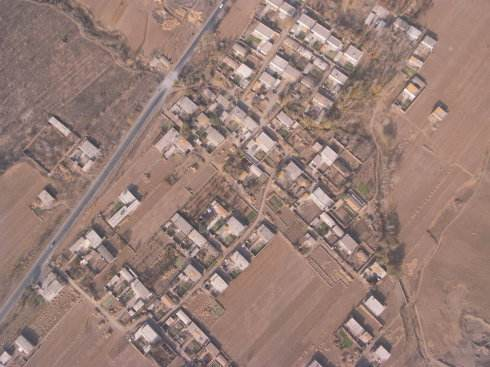
//> input picture Ransac/build/Ransac/2.jpg, 490 x 367 px
$ ./main   (built with g++ and OpenCV 4)
//> lines starting //> are read from the running program, lines starting //| are printed output that depends on the picture
### Ransac/ransac.h
//
// author: 会飞的吴克
//

#ifndef IMAGEPROCESSINGFROMSCRATCH_RANSAC_H
#define IMAGEPROCESSINGFROMSCRATCH_RANSAC_H
#include <opencv2/opencv.hpp>
#include <vector>

/////////////////////////ransac///////////////////////////////////////////////////////
template <class T>
std::vector<double> ransac(std::vector<unsigned long> & inners,const std::vector<T> & Data,std::vector<unsigned long> (*SamplingFunc) (const std::vector<T> &),
                           std::vector<double> (*ModelBuildingFunc) (std::vector<unsigned long> &,const std::vector<T> &,const std::vector<unsigned long> &,const double &),
                           const std::vector<double> & last_model,const std::vector<unsigned long> & last_inners, const double & tolerance)
{
    std::vector<unsigned long> cur_inners;
    std::vector<unsigned long> sample = (*SamplingFunc)(Data);
    std::vector<double> cur_model = (*ModelBuildingFunc)(cur_inners,Data,sample,tolerance);
    if(cur_inners.size() > last_inners.size())
    {
        inners = cur_inners;
        return cur_model;
    }
    else
    {
        inners = last_inners;
        return last_model;
    }
}

/////////////////////////////Line/////////////////////////////////////////////////////
struct point2D{
    double x,y;
};

// [228 lines left out: functions lineSample, lineCalcInners, lineBuildingFunc, LSQ, Ransac_line, not called in this run]

//////////////////////////Sift////////////////////////////////////////////////////////
struct sift_pair{
    double x1,y1,x2,y2;
};

std::vector<unsigned long> siftSample(const std::vector<sift_pair> & Data)
{
    unsigned long L = Data.size();
    std::vector<unsigned long> sample;
    sample.push_back(rand()%L);
    sample.push_back(rand()%L);
    sample.push_back(rand()%L);
    sample.push_back(rand()%L);

    return sample;
}

std::vector<unsigned long> siftCalcInners(const std::vector<sift_pair> & Data,
                                          const std::vector<double> & model,const double & err)
{
    std::vector<unsigned long> inners;
    for(unsigned long i = 0;i < Data.size();i++)
    {
        double denominator = model[6]*Data[i].x1 + model[7]*Data[i].y1 + 1;
        double numerator_x = model[0]*Data[i].x1 + model[1]*Data[i].y1 + model[2];
        double numerator_y = model[3]*Data[i].x1 + model[4]*Data[i].y1 + model[5];
        double dx = denominator*Data[i].x2 - numerator_x, dy = denominator*Data[i].y2 - numerator_y;
        if(dx*dx + dy*dy < err)
        {
            inners.push_back(i);
        }
    }

    return inners;
}

std::vector<double> siftBuildingFunc (std::vector<unsigned long> & inners,
                                      const std::vector<sift_pair> & Data,const std::vector<unsigned long> & sample,const double & err)
{
    std::vector<double> model;
    cv::Mat A;
    for(unsigned long i = 0;i < sample.size();i++)
    {
        cv::Mat temp = (cv::Mat_<double >(2,9) <<
                Data[sample[i]].x1,Data[sample[i]].y1,1,0,0,0,-Data[sample[i]].x1*Data[sample[i]].x2,-Data[sample[i]].x2*Data[sample[i]].y1,-Data[sample[i]].x2,
                0,0,0,Data[sample[i]].x1,Data[sample[i]].y1,1,-Data[sample[i]].x1*Data[sample[i]].y2,-Data[sample[i]].y1*Data[sample[i]].y2,-Data[sample[i]].y2);
        A.push_back(temp);
    }

    cv::Mat W,U,Vt;
    cv::SVDecomp(A,W,U,Vt,cv::SVD::FULL_UV);
    int Rows = Vt.rows;
    double ratio = 1/Vt.at<double >(Rows-1,8);

    for(unsigned long i = 0;i < 8;i++)
    {
        model.push_back(Vt.at<double >(Rows-1,i)*ratio);
    }

    inners = siftCalcInners(Data,model,err);
    return model;
}

// [24 lines left out: function siftModelOptimizer, not called in this run]


std::vector<double> Ransac_sift(const std::vector<sift_pair> & Data, double p = 1.0/6, double P = 0.95,
                                const double & tolerance = 3, const unsigned long & sample_num = 4)
{
    srand((unsigned)time(NULL));
    assert(Data.size() >= sample_num);
    unsigned long N = (unsigned long)ceil(log(1-P)/log(1-pow(p,sample_num)));
    std::vector<unsigned long> inners;
    std::vector<double> cur_model;
    std::vector<unsigned long> cur_inners;

    for(unsigned long i = 0;i < N;i++)
    {
        cur_model = ransac<sift_pair>(cur_inners,Data,siftSample,siftBuildingFunc,cur_model,cur_inners,tolerance);
    }

    // [6 lines of commented-out code are left out]

    return cur_model;
}


#endif //IMAGEPROCESSINGFROMSCRATCH_RANSAC_H

### Ransac/main.cpp
//
// author: 会飞的吴克
//

#include <iostream>
#include "ransac.h"
#include <opencv2/xfeatures2d.hpp>
#include <opencv2/xfeatures2d/nonfree.hpp>


void test_Ransac_line()
{
    std::vector<double> model;
    std::vector<point2D> Data;
    point2D D[30] = {{1,1.2},{1.12,1.02},{0.55,0.57},{2.11,2.05},{3.1,2.97},{2.32,2.28},{4.23,4.44},{4.44,4.5},{3.2,3.2},{4.73,4.68},
                     {5,1.2},{4,1.02},{0.55,1.2},{3.5,2.05},{3.1,4.21},{1,1.9},{2.2,3.2},{4.3,1.},{5.0,3.2},{4.73,4},
                     {5,3.},{3,1.54},{0.5,1.2},{3.5,5},{3.1,4.21},{1,2.3},{2.02,3.2},{7.3,6.},{4.626,3.2},{4.73,1.2}};

    for(unsigned long i = 0;i < 30;i++)
    {
        Data.push_back(D[i]);
    }

    model = Ransac_line(Data, true);
}

void test_Ransac_sift()
{
    cv::Mat img1 = cv::imread("./Ransac/2.jpg");
//> img1 is the input picture: 367 rows x 490 cols, CV_8UC3; mean B, G, R 118.6, 126.3, 152.3
    cv::Mat img2 = cv::imread("./Ransac/2_.jpg");
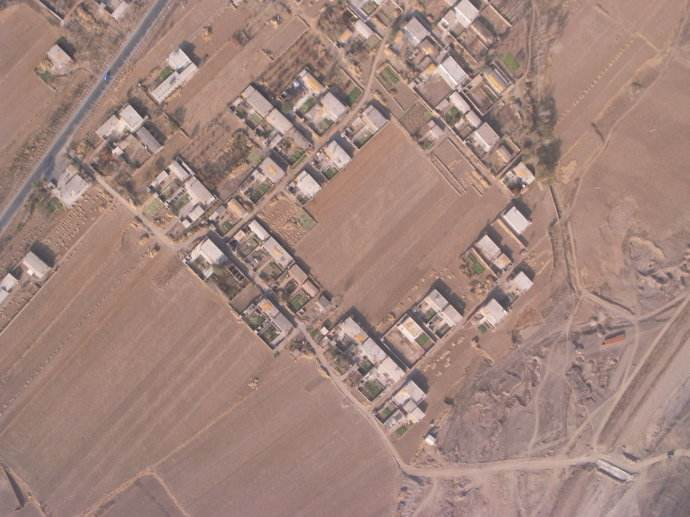
//> input picture Ransac/build/Ransac/2_.jpg, 690 x 517 px
//> img2 is the input picture: 517 rows x 690 cols, CV_8UC3; mean B, G, R 124.9, 133.2, 161.6

    cv::Mat image1, image2;
    cv::cvtColor(img1,image1,cv::COLOR_RGB2GRAY);
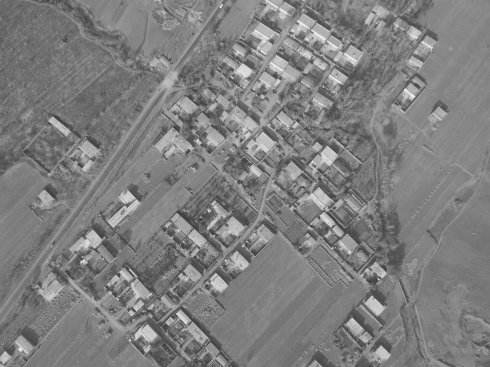
//> image1: 367 rows x 490 cols, CV_8UC1; min 42, max 250, mean 127
    cv::cvtColor(img2,image2,cv::COLOR_RGB2GRAY);    // 读取图像灰度化
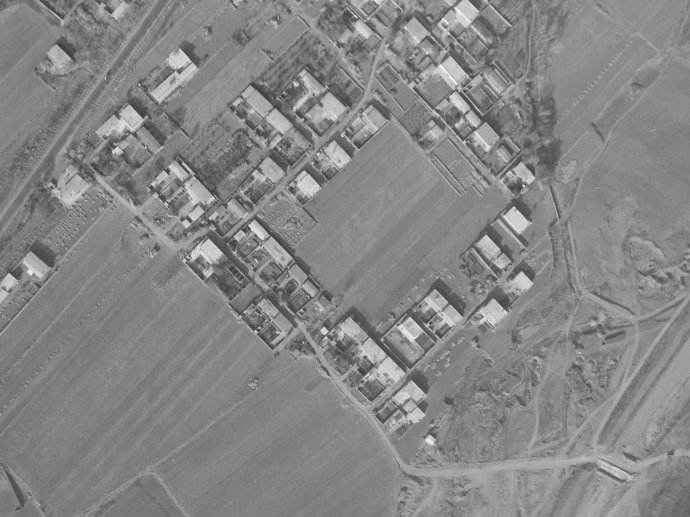
//> image2: 517 rows x 690 cols, CV_8UC1; min 49, max 249, mean 134

    cv::Ptr<cv::SiftFeatureDetector > detector = cv::SiftFeatureDetector::create();
    cv::Ptr<cv::SiftDescriptorExtractor > descriptorExtractor = cv::SiftDescriptorExtractor::create(); // cv::xfeatures2d:: for older versions of Opencv
    std::vector<cv::KeyPoint> kpt1,kpt2;
    detector->detect(image1,kpt1);
//> kpt1 = 2214 keypoints; strongest (x, y, size): (209, 211, 2.2), (243, 71, 8.5), (148, 334, 10), (218, 284, 9)
    detector->detect(image2,kpt2);
//> kpt2 = 2966 keypoints; strongest (x, y, size): (324, 331, 4.3), (168, 171, 3.1), (430, 440, 5.6), (184, 164, 2.1)
    cv::Mat descriptor1, descriptor2;
    descriptorExtractor->compute(image1,kpt1,descriptor1);
    descriptorExtractor->compute(image2,kpt2,descriptor2);    // 计算关键点和描述符

    cv::FlannBasedMatcher matcher;
    std::vector<cv::DMatch> matchPairs;
    std::vector<cv::DMatch> matchPairs2;

    matcher.match(descriptor1,descriptor2,matchPairs);      // 特征点匹配
//> matchPairs = 2214 matches
    matcher.match(descriptor2,descriptor1,matchPairs2);
//> matchPairs2 = 2966 matches
    int temp;
    for(unsigned long i = 0;i < matchPairs2.size();i++)
    {
        temp = matchPairs2[i].queryIdx;
        matchPairs2[i].queryIdx = matchPairs2[i].trainIdx;
        matchPairs2[i].trainIdx = temp;
    }
    matchPairs.insert(matchPairs.end(),matchPairs2.begin(),matchPairs2.end());
//> matchPairs = 5180 matches

    std::sort(matchPairs.begin(),matchPairs.end());
    std::vector<cv::Point2f> goodkpts1, goodkpts2;
    std::cout << "pairs: " << matchPairs.size() << std::endl;
//| pairs: 5180
    unsigned long num = matchPairs.size()*0.05 > 60 ? matchPairs.size()*0.05 : 60;
//> num = 259
    for(unsigned long i = 0;i < num;i++)
    {
        goodkpts1.push_back(kpt1[matchPairs[i].queryIdx].pt);
        goodkpts2.push_back(kpt2[matchPairs[i].trainIdx].pt);
    }                                                       // 保留前面比较优秀的匹配对，并转换点类型
//> after the loop, goodkpts1 = 259 Points (x, y), first 12: [296.1, 243.6], [296.1, 243.6], [346.4, 244.6], [346.4, 244.6], [104.3, 243.5], [104.3, 243.5], [205, 337.1], [205, 337.1], [260.4, 216.7], [260.4, 216.7], [238.5, 262.2], [238.5, 262.2]; goodkpts2 = 259 Points (x, y), first 12: [415.8, 134.6], [415.8, 134.6], [483.4, 138.2], [483.4, 138.2], [146.4, 125.6], [146.4, 125.6], [288.2, 257.4], [288.2, 257.4], [367.2, 95.81], [367.2, 95.81], [336.4, 157.1], [336.4, 157.1]


    // 计算变换矩阵
    // cv::Mat transform = cv::findHomography(goodkpts1,goodkpts2,cv::RANSAC);
    std::vector<sift_pair> Data;
    for(unsigned long i = 0;i < goodkpts1.size();i++)
    {
        Data.push_back({goodkpts1[i].x,goodkpts1[i].y,goodkpts2[i].x,goodkpts2[i].y});
    }
//> after the loop, Data = 259 items
    std::vector<double> model = Ransac_sift(Data,1.0/10);
//> the loop in Ransac_sift, `for(unsigned long i = 0;i < N;i++)` made 29956 passes
//> sample in ransac on passes 8 to 10: [124, 97, 141, 38], [90, 95, 52, 176], [63, 30, 73, 83]
//> after the loop in Ransac_sift, `for(unsigned long i = 0;i < N;i++)`: cur_model = [1.62, 0.0839, -27.91, 0.0726, 1.62, -263.8, 0.000176, 0.000355]; cur_inners = 251 values from 0 to 258
//> model has the same summary as cur_model in Ransac_sift
    model.push_back(1);
//> model = [1.62, 0.0839, -27.91, 0.0726, 1.62, -263.8, 0.000176, 0.000355, 1]
    cv::Mat transform(model);
//> transform has the same summary as model
    transform = transform.reshape(0,3);
//> transform = [[1.62, 0.0839, -27.91], [0.0726, 1.62, -263.8], [0.000176, 0.000355, 1]]


    // 计算输出图像大小，和基准图像锚点
    cv::Mat lt = transform * (cv::Mat_<double >(3,1) << 0.f,0.f,1.f);
//> lt = [-27.91, -263.8, 1]
    cv::Mat lb = transform * (cv::Mat_<double >(3,1) << 0.f,img1.rows-1,1.f);
//> lb = [2.78, 330, 1.13]
    cv::Mat rt = transform * (cv::Mat_<double >(3,1) << img1.cols-1,0.f,1.f);
//> rt = [766.3, -228.3, 1.09]
    cv::Mat rb = transform * (cv::Mat_<double >(3,1) << img1.cols-1,img1.rows-1,1.f);
//> rb = [797, 365.5, 1.22]

    double minx = 0,maxx = img2.cols,miny = 0,maxy = img2.rows;
//> maxx = 690; maxy = 517
    double lt_x = lt.at<double >(0)/lt.at<double >(2); double lt_y = lt.at<double >(1)/lt.at<double >(2);
//> after `double lt_x = lt.at < double >(0)/ lt.at < double >(2)`: lt_x = -27.91
//> after `double lt_y = lt.at < double >(1)/ lt.at < double >(2)`: lt_y = -263.8
    double rb_x = rb.at<double >(0)/rb.at<double >(2); double rb_y = rb.at<double >(1)/rb.at<double >(2);
//> after `double rb_x = rb.at < double >(0)/ rb.at < double >(2)`: rb_x = 655.5
//> after `double rb_y = rb.at < double >(1)/ rb.at < double >(2)`: rb_y = 300.6
    double lb_x = lb.at<double >(0)/lb.at<double >(2); double lb_y = lb.at<double >(1)/lb.at<double >(2);
//> after `double lb_x = lb.at < double >(0)/ lb.at < double >(2)`: lb_x = 2.46
//> after `double lb_y = lb.at < double >(1)/ lb.at < double >(2)`: lb_y = 292.1
    double rt_x = rt.at<double >(0)/rt.at<double >(2); double rt_y = rt.at<double >(1)/rt.at<double >(2);
//> after `double rt_x = rt.at < double >(0)/ rt.at < double >(2)`: rt_x = 705.6
//> after `double rt_y = rt.at < double >(1)/ rt.at < double >(2)`: rt_y = -210.2

    double mx1, Mx1, mx2, Mx2, my1, My1, my2, My2;
    if(lt_x < rb_x){mx1 = lt_x;Mx1 = rb_x;} else{mx1 = rb_x;Mx1 = lt_x;}
//> after `mx1 = lt_x`: mx1 = -27.91
//> after `Mx1 = rb_x`: Mx1 = 655.5
    if(lb_x < rt_x){mx2 = lb_x;Mx2 = rt_x;} else{mx2 = rt_x;Mx2 = lb_x;}
//> after `mx2 = lb_x`: mx2 = 2.46
//> after `Mx2 = rt_x`: Mx2 = 705.6
    if(lt_y < rb_y){my1 = lt_y;My1 = rb_y;} else{my1 = rb_y;My1 = lt_y;}
//> after `my1 = lt_y`: my1 = -263.8
//> after `My1 = rb_y`: My1 = 300.6
    if(lb_y < rt_y){my2 = lb_y;My2 = rt_y;} else{my2 = rt_y;My2 = lb_y;}
//> after `my2 = rt_y`: my2 = -210.2
//> after `My2 = lb_y`: My2 = 292.1
    minx = std::min(minx,std::min(mx1,mx2)); maxx = std::max(maxx,std::max(Mx1,Mx2));
//> after `minx = std::min(minx, std::min(mx1, mx2))`: minx = -27.91
//> after `maxx = std::max(maxx, std::max(Mx1, Mx2))`: maxx = 705.6
    miny = std::min(miny,std::min(my1,my2)); maxy = std::max(maxy,std::max(My1,My2));
//> after `miny = std::min(miny, std::min(my1, my2))`: miny = -263.8

    double output_size_x = maxx - minx , output_size_y = maxy - miny;
//> output_size_x = 733.5; output_size_y = 780.8
    double anchor_x = -minx , anchor_y = -miny;
//> anchor_x = 27.91; anchor_y = 263.8


    // 图像拼接
    cv::Mat img1_trans;
    cv::Mat shifter = (cv::Mat_<double >(3,3) << 1.f,0.f,anchor_x,
                                                 0.f,1.f,anchor_y,
                                                 0.f,0.f,1.f);
//> shifter = [[1, 0, 27.91], [0, 1, 263.8], [0, 0, 1]]
    cv::warpPerspective(img1,img1_trans,shifter*transform,cv::Size(output_size_x,output_size_y));
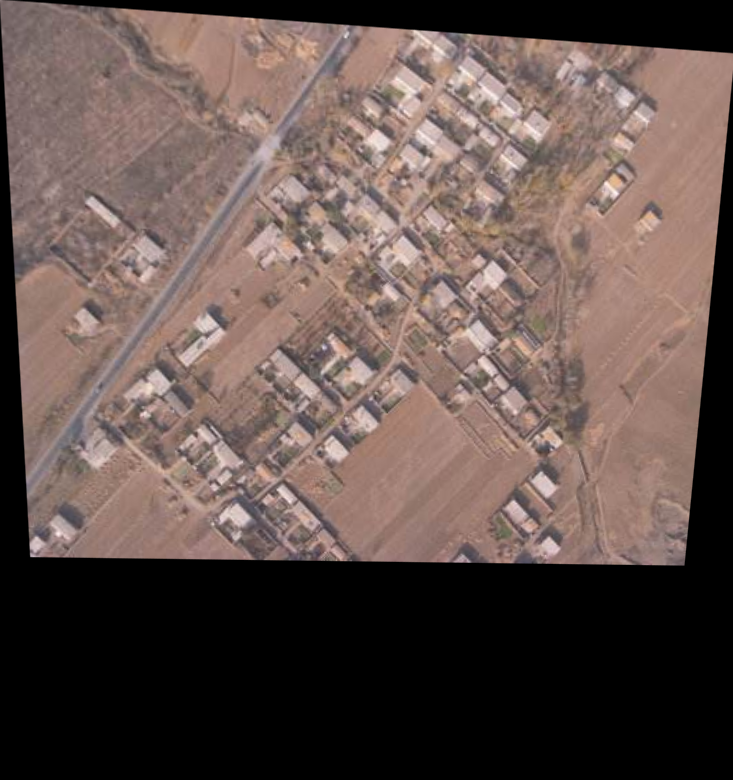
//> img1_trans: 780 rows x 733 cols, CV_8UC3; mean B, G, R 77.2, 82.2, 98.9


    // 做图像融合(在重叠部分做加权处理，使得过渡更加自然)
    cv::Mat result(img1_trans.rows,img1_trans.cols,CV_8UC3);
    result.setTo(0);
    // 这里我自重叠像素点向质心连线做垂线，根据垂足将连线的划分比例来加权
    // 计算质心，均匀质地的三角形质心公式x = (x1+x2+x3)/3; y = (y1+y2+y3)/3
    // 多边形可拆分成三角形，用各三角形面积将各三角形质心坐标加权求和归一化即可
    double centroid2_x = (2*anchor_x + img2.cols) / 2.0f, centroid2_y = (2*anchor_y + img2.rows) / 2.0f; // img2未经变换，是矩形，质心即为几何中心
//> centroid2_x = 372.9; centroid2_y = 522.3
    double centroid1_x = 0, centroid1_y = 0, Area = 0;
    double v1_x = rt_x - lt_x, v1_y = rt_y - lt_y, v2_x = rb_x - lt_x, v2_y = rb_y - lt_y; // 边向量
//> v1_x = 733.5; v1_y = 53.59; v2_x = 683.4; v2_y = 564.5
    double area = abs(v1_x*v2_y - v2_x*v1_y) / 2;
//> area = 188718.3
    centroid1_x += area*(v1_x + v2_x); centroid1_y += area*(v1_y + v2_y);
//> after `centroid1_x += area *(v1_x + v2_x)`: centroid1_x = 267406548.7
//> after `centroid1_y += area *(v1_y + v2_y)`: centroid1_y = 116637325
    Area += area;
//> Area = 188718.3

    v1_x = lb_x - lt_x, v1_y = lb_y - lt_y;
//> v1_x = 30.37; v1_y = 555.9
    area = abs(v1_x*v2_y - v2_x*v1_y) / 2;
//> area = 181387.3
    centroid1_x += area*(v1_x + v2_x); centroid1_y += area*(v1_y + v2_y);
//> after `centroid1_x += area *(v1_x + v2_x)`: centroid1_x = 396879098.8
//> after `centroid1_y += area *(v1_y + v2_y)`: centroid1_y = 319859122.5
    Area += area;
//> Area = 370105.6

    centroid1_x = centroid1_x / Area / 3 + lt_x + anchor_x;
//> centroid1_x = 357.4
    centroid1_y = centroid1_y / Area / 3 + lt_y + anchor_y;
//> centroid1_y = 288.1

    // 质心连线方程
    double A = centroid1_y - centroid2_y, B = -(centroid1_x - centroid2_x), C = centroid1_x*centroid2_y - centroid2_x*centroid1_y;
//> A = -234.2; B = 15.47; C = 79272
    double denomin = A*A+B*B;
//> denomin = 55107.1
    for(int i = 0;i < result.rows;i++)
    {
        for(int j = 0;j < result.cols;j++)
        {
            cv::Vec3b pixel1 = img1_trans.at<cv::Vec3b>(i,j);
            int im2_ind_row = i - anchor_y, im2_ind_col = j - anchor_x;

            if(0<=im2_ind_row&&im2_ind_row<img2.rows&&0<=im2_ind_col&&im2_ind_col<img2.cols)
            {
                cv::Vec3b pixel2 = img2.at<cv::Vec3b>(im2_ind_row,im2_ind_col);

//                int average = (pixel1[0]+pixel1[1]+pixel1[2])/3;
//                std::cout<< average << std::endl;
                if(!(pixel1[0]==0&&pixel1[1]==0&&pixel1[2]==0)) //!(pixel1[0]<255&&pixel1[1]<255&&pixel1[2]<255)
                {
                    double d1_sq = j - centroid1_x, d2_sq = j - centroid2_x, temp = i - centroid1_y;
                    d1_sq = d1_sq*d1_sq + temp*temp; temp = i - centroid2_y;
                    d2_sq = d2_sq*d2_sq + temp*temp;
                    double alpha;
                    if(centroid1_x == centroid2_x && centroid1_y == centroid2_y)
                    {
                        alpha = 0.5;
                    } else
                    {
                        double D_sq = A*j+B*i+C;
                        D_sq = D_sq*D_sq/denomin;
                        double D1_sq = d1_sq-D_sq, D2_sq = d2_sq-D_sq;
                        alpha = D2_sq/(D1_sq+D2_sq);
                    }
                    result.at<cv::Vec3b>(i,j) = pixel1*alpha + pixel2*(1-alpha);
                }
                else
                {
                    result.at<cv::Vec3b>(i,j) = pixel2;
                }
            }
            else
            {
                result.at<cv::Vec3b>(i,j) = pixel1;
            }
        }
    }
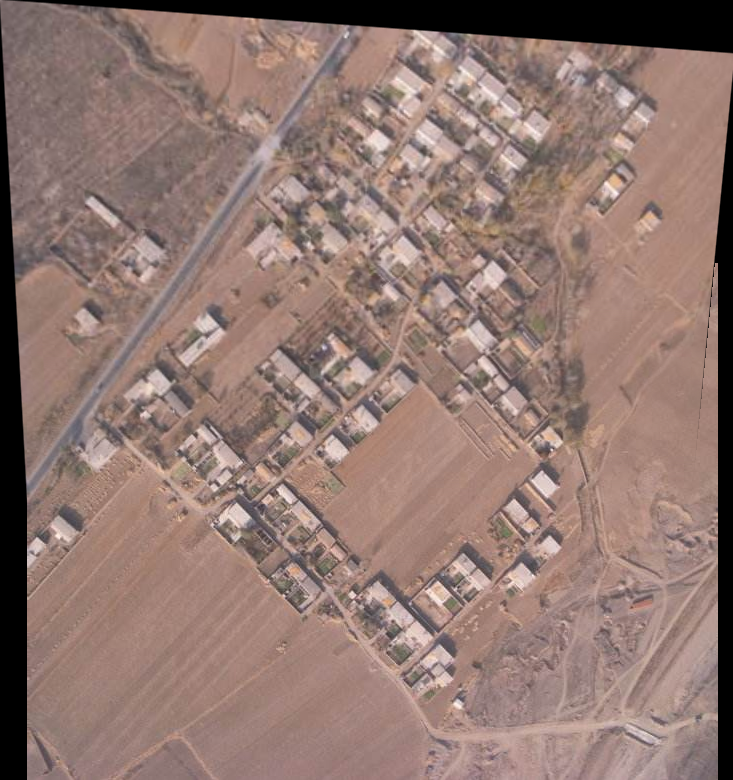
//> result: 780 rows x 733 cols, CV_8UC3; mean B, G, R 113, 120.3, 145.3
//> after the loop, temp = 2965

//    cv::circle(result,cv::Point(centroid1_x,centroid1_y),2,cv::Scalar(0,0,255),-1);
//    cv::circle(result,cv::Point(centroid2_x,centroid2_y),2,cv::Scalar(0,0,255),-1);     // 绘制质心
//    cv::line(result,cv::Point(centroid1_x,centroid1_y),cv::Point(centroid2_x,centroid2_y),cv::Scalar(0,0,255)); // 绘制质心连线
    cv::imshow("result",result);
    cv::imwrite("./Ransac/result.jpg",result);
    cv::waitKey(0);
}

int main() {
    // test_Ransac_line();
    test_Ransac_sift();
    return 0;
}
